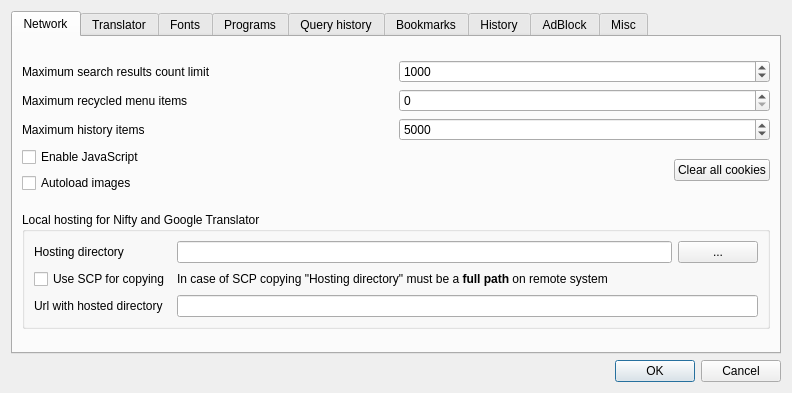
<?xml version="1.0" encoding="UTF-8"?>
<ui version="4.0">
 <class>SettingsDlg</class>
 <widget class="QDialog" name="SettingsDlg">
  <property name="geometry">
   <rect>
    <x>0</x>
    <y>0</y>
    <width>792</width>
    <height>393</height>
   </rect>
  </property>
  <property name="windowTitle">
   <string>JPReader Settings</string>
  </property>
  <layout class="QVBoxLayout" name="verticalLayout_2">
   <item>
    <widget class="QTabWidget" name="tabWidget">
     <property name="currentIndex">
      <number>0</number>
     </property>
     <widget class="QWidget" name="widget">
      <attribute name="title">
       <string>Network</string>
      </attribute>
      <layout class="QVBoxLayout" name="verticalLayout_13">
       <item>
        <spacer name="verticalSpacer_5">
         <property name="orientation">
          <enum>Qt::Vertical</enum>
         </property>
         <property name="sizeHint" stdset="0">
          <size>
           <width>20</width>
           <height>1</height>
          </size>
         </property>
        </spacer>
       </item>
       <item>
        <layout class="QHBoxLayout" name="horizontalLayout_11">
         <item>
          <widget class="QLabel" name="label_5">
           <property name="text">
            <string>Maximum search results count limit</string>
           </property>
           <property name="buddy">
            <cstring>spinMaxLimit</cstring>
           </property>
          </widget>
         </item>
         <item>
          <widget class="QSpinBox" name="spinMaxLimit">
           <property name="minimum">
            <number>50</number>
           </property>
           <property name="maximum">
            <number>100000</number>
           </property>
           <property name="singleStep">
            <number>50</number>
           </property>
           <property name="value">
            <number>1000</number>
           </property>
          </widget>
         </item>
        </layout>
       </item>
       <item>
        <layout class="QHBoxLayout" name="horizontalLayout_12">
         <item>
          <widget class="QLabel" name="label_12">
           <property name="text">
            <string>Maximum recycled menu items</string>
           </property>
           <property name="buddy">
            <cstring>spinMaxRecycled</cstring>
           </property>
          </widget>
         </item>
         <item>
          <widget class="QSpinBox" name="spinMaxRecycled"/>
         </item>
        </layout>
       </item>
       <item>
        <layout class="QHBoxLayout" name="horizontalLayout_13">
         <item>
          <widget class="QLabel" name="label_13">
           <property name="text">
            <string>Maximum history items</string>
           </property>
           <property name="buddy">
            <cstring>spinMaxHistory</cstring>
           </property>
          </widget>
         </item>
         <item>
          <widget class="QSpinBox" name="spinMaxHistory">
           <property name="maximum">
            <number>100000</number>
           </property>
           <property name="value">
            <number>5000</number>
           </property>
          </widget>
         </item>
        </layout>
       </item>
       <item>
        <layout class="QHBoxLayout" name="horizontalLayout_17">
         <item>
          <layout class="QVBoxLayout" name="verticalLayout_4">
           <item>
            <widget class="QCheckBox" name="checkJS">
             <property name="text">
              <string>Enable JavaScript</string>
             </property>
            </widget>
           </item>
           <item>
            <widget class="QCheckBox" name="checkAutoloadImages">
             <property name="text">
              <string>Autoload images</string>
             </property>
            </widget>
           </item>
          </layout>
         </item>
         <item>
          <spacer name="horizontalSpacer_6">
           <property name="orientation">
            <enum>Qt::Horizontal</enum>
           </property>
           <property name="sizeHint" stdset="0">
            <size>
             <width>40</width>
             <height>20</height>
            </size>
           </property>
          </spacer>
         </item>
         <item>
          <widget class="QPushButton" name="buttonClearCookies">
           <property name="text">
            <string>Clear all cookies</string>
           </property>
          </widget>
         </item>
        </layout>
       </item>
       <item>
        <spacer name="verticalSpacer_8">
         <property name="orientation">
          <enum>Qt::Vertical</enum>
         </property>
         <property name="sizeHint" stdset="0">
          <size>
           <width>20</width>
           <height>0</height>
          </size>
         </property>
        </spacer>
       </item>
       <item>
        <widget class="QGroupBox" name="groupBox_2">
         <property name="title">
          <string>Local hosting for Nifty and Google Translator</string>
         </property>
         <layout class="QFormLayout" name="formLayout_2">
          <item row="0" column="0">
           <widget class="QLabel" name="label">
            <property name="text">
             <string>Hosting directory</string>
            </property>
            <property name="buddy">
             <cstring>editHostingDir</cstring>
            </property>
           </widget>
          </item>
          <item row="0" column="1">
           <layout class="QHBoxLayout" name="horizontalLayout">
            <item>
             <widget class="QLineEdit" name="editHostingDir"/>
            </item>
            <item>
             <widget class="QPushButton" name="buttonHostingDir">
              <property name="text">
               <string>...</string>
              </property>
             </widget>
            </item>
           </layout>
          </item>
          <item row="1" column="0">
           <widget class="QCheckBox" name="checkSCP">
            <property name="text">
             <string>Use SCP for copying</string>
            </property>
           </widget>
          </item>
          <item row="1" column="1">
           <widget class="QLabel" name="label_9">
            <property name="text">
             <string>&lt;!DOCTYPE HTML PUBLIC &quot;-//W3C//DTD HTML 4.0//EN&quot; &quot;http://www.w3.org/TR/REC-html40/strict.dtd&quot;&gt;
&lt;html&gt;&lt;head&gt;&lt;meta name=&quot;qrichtext&quot; content=&quot;1&quot; /&gt;&lt;style type=&quot;text/css&quot;&gt;
p, li { white-space: pre-wrap; }
&lt;/style&gt;&lt;/head&gt;&lt;body style=&quot; font-family:'Verdana'; font-size:9pt; font-weight:400; font-style:normal;&quot;&gt;
&lt;p style=&quot; margin-top:0px; margin-bottom:0px; margin-left:0px; margin-right:0px; -qt-block-indent:0; text-indent:0px;&quot;&gt;In case of SCP copying &amp;quot;Hosting directory&amp;quot; must be a &lt;span style=&quot; font-weight:600;&quot;&gt;full path&lt;/span&gt; on remote system&lt;/p&gt;&lt;/body&gt;&lt;/html&gt;</string>
            </property>
           </widget>
          </item>
          <item row="2" column="0">
           <widget class="QLabel" name="label_2">
            <property name="text">
             <string>Url with hosted directory</string>
            </property>
            <property name="buddy">
             <cstring>editHostingUrl</cstring>
            </property>
           </widget>
          </item>
          <item row="2" column="1">
           <widget class="QLineEdit" name="editHostingUrl"/>
          </item>
         </layout>
        </widget>
       </item>
       <item>
        <spacer name="verticalSpacer_6">
         <property name="orientation">
          <enum>Qt::Vertical</enum>
         </property>
         <property name="sizeHint" stdset="0">
          <size>
           <width>20</width>
           <height>0</height>
          </size>
         </property>
        </spacer>
       </item>
      </layout>
     </widget>
     <widget class="QWidget" name="tab_4">
      <attribute name="title">
       <string>Translator</string>
      </attribute>
      <layout class="QHBoxLayout" name="horizontalLayout_16">
       <item>
        <widget class="QGroupBox" name="groupBox">
         <property name="title">
          <string>Online translation serivce</string>
         </property>
         <layout class="QVBoxLayout" name="verticalLayout_6">
          <item>
           <widget class="QRadioButton" name="radioNifty">
            <property name="text">
             <string>Nifty</string>
            </property>
            <property name="checked">
             <bool>true</bool>
            </property>
           </widget>
          </item>
          <item>
           <widget class="QRadioButton" name="radioGoogle">
            <property name="text">
             <string>Google</string>
            </property>
           </widget>
          </item>
          <item>
           <widget class="QRadioButton" name="radioAtlas">
            <property name="text">
             <string>Local ATLAS by TCP</string>
            </property>
           </widget>
          </item>
         </layout>
        </widget>
       </item>
       <item>
        <layout class="QVBoxLayout" name="verticalLayout_7">
         <item>
          <spacer name="verticalSpacer">
           <property name="orientation">
            <enum>Qt::Vertical</enum>
           </property>
           <property name="sizeHint" stdset="0">
            <size>
             <width>20</width>
             <height>40</height>
            </size>
           </property>
          </spacer>
         </item>
         <item>
          <layout class="QFormLayout" name="formLayout">
           <item row="0" column="0">
            <widget class="QLabel" name="label_10">
             <property name="text">
              <string>ATLAS host</string>
             </property>
             <property name="buddy">
              <cstring>atlHost</cstring>
             </property>
            </widget>
           </item>
           <item row="0" column="1">
            <widget class="QComboBox" name="atlHost">
             <property name="editable">
              <bool>true</bool>
             </property>
            </widget>
           </item>
           <item row="1" column="0">
            <widget class="QLabel" name="label_11">
             <property name="text">
              <string>ATLAS port</string>
             </property>
             <property name="buddy">
              <cstring>atlPort</cstring>
             </property>
            </widget>
           </item>
           <item row="1" column="1">
            <widget class="QSpinBox" name="atlPort">
             <property name="maximum">
              <number>65535</number>
             </property>
             <property name="value">
              <number>18000</number>
             </property>
            </widget>
           </item>
           <item row="2" column="0">
            <widget class="QLabel" name="label_18">
             <property name="text">
              <string>TCP retry count</string>
             </property>
             <property name="buddy">
              <cstring>atlRetryCnt</cstring>
             </property>
            </widget>
           </item>
           <item row="2" column="1">
            <widget class="QSpinBox" name="atlRetryCnt">
             <property name="minimum">
              <number>1</number>
             </property>
            </widget>
           </item>
           <item row="3" column="0">
            <widget class="QLabel" name="label_19">
             <property name="text">
              <string>TCP retry delay</string>
             </property>
             <property name="buddy">
              <cstring>atlRetryTimeout</cstring>
             </property>
            </widget>
           </item>
           <item row="3" column="1">
            <widget class="QSpinBox" name="atlRetryTimeout"/>
           </item>
          </layout>
         </item>
         <item>
          <spacer name="verticalSpacer_7">
           <property name="orientation">
            <enum>Qt::Vertical</enum>
           </property>
           <property name="sizeHint" stdset="0">
            <size>
             <width>20</width>
             <height>18</height>
            </size>
           </property>
          </spacer>
         </item>
         <item>
          <layout class="QHBoxLayout" name="horizontalLayout_9">
           <item>
            <widget class="QLabel" name="label_17">
             <property name="text">
              <string>Global translator hotkey</string>
             </property>
             <property name="buddy">
              <cstring>gctxHotkey</cstring>
             </property>
            </widget>
           </item>
           <item>
            <widget class="QHotkeyEdit" name="gctxHotkey"/>
           </item>
          </layout>
         </item>
         <item>
          <spacer name="verticalSpacer_11">
           <property name="orientation">
            <enum>Qt::Vertical</enum>
           </property>
           <property name="sizeHint" stdset="0">
            <size>
             <width>20</width>
             <height>40</height>
            </size>
           </property>
          </spacer>
         </item>
        </layout>
       </item>
      </layout>
     </widget>
     <widget class="QWidget" name="tab_7">
      <attribute name="title">
       <string>Fonts</string>
      </attribute>
      <layout class="QVBoxLayout" name="verticalLayout_11">
       <item>
        <spacer name="verticalSpacer_2">
         <property name="orientation">
          <enum>Qt::Vertical</enum>
         </property>
         <property name="sizeHint" stdset="0">
          <size>
           <width>20</width>
           <height>14</height>
          </size>
         </property>
        </spacer>
       </item>
       <item>
        <widget class="QCheckBox" name="checkTransFont">
         <property name="text">
          <string>Override font for translated text</string>
         </property>
        </widget>
       </item>
       <item>
        <layout class="QHBoxLayout" name="horizontalLayout_8">
         <item>
          <widget class="QFontComboBox" name="transFont">
           <property name="enabled">
            <bool>false</bool>
           </property>
           <property name="sizePolicy">
            <sizepolicy hsizetype="Expanding" vsizetype="Fixed">
             <horstretch>0</horstretch>
             <verstretch>0</verstretch>
            </sizepolicy>
           </property>
          </widget>
         </item>
         <item>
          <widget class="QSpinBox" name="transFontSize">
           <property name="minimum">
            <number>4</number>
           </property>
           <property name="value">
            <number>12</number>
           </property>
          </widget>
         </item>
        </layout>
       </item>
       <item>
        <layout class="QHBoxLayout" name="horizontalLayout_15">
         <item>
          <widget class="QGroupBox" name="groupBox_3">
           <property name="title">
            <string>Default fonts</string>
           </property>
           <layout class="QFormLayout" name="formLayout_4">
            <property name="fieldGrowthPolicy">
             <enum>QFormLayout::ExpandingFieldsGrow</enum>
            </property>
            <item row="0" column="1">
             <widget class="QCheckBox" name="checkStdFonts">
              <property name="text">
               <string>Override default fonts</string>
              </property>
             </widget>
            </item>
            <item row="1" column="0">
             <widget class="QLabel" name="label_3">
              <property name="text">
               <string>Standard</string>
              </property>
              <property name="buddy">
               <cstring>fontStandard</cstring>
              </property>
             </widget>
            </item>
            <item row="1" column="1">
             <widget class="QFontComboBox" name="fontStandard"/>
            </item>
            <item row="2" column="0">
             <widget class="QLabel" name="label_14">
              <property name="text">
               <string>Fixed</string>
              </property>
              <property name="buddy">
               <cstring>fontFixed</cstring>
              </property>
             </widget>
            </item>
            <item row="2" column="1">
             <widget class="QFontComboBox" name="fontFixed"/>
            </item>
            <item row="3" column="0">
             <widget class="QLabel" name="label_15">
              <property name="text">
               <string>Serif</string>
              </property>
              <property name="buddy">
               <cstring>fontSerif</cstring>
              </property>
             </widget>
            </item>
            <item row="3" column="1">
             <widget class="QFontComboBox" name="fontSerif"/>
            </item>
            <item row="4" column="0">
             <widget class="QLabel" name="label_16">
              <property name="text">
               <string>Sans Serif</string>
              </property>
              <property name="buddy">
               <cstring>fontSansSerif</cstring>
              </property>
             </widget>
            </item>
            <item row="4" column="1">
             <widget class="QFontComboBox" name="fontSansSerif"/>
            </item>
           </layout>
           <zorder>fontSansSerif</zorder>
           <zorder>fontSerif</zorder>
           <zorder>fontStandard</zorder>
           <zorder>label_16</zorder>
           <zorder>label_3</zorder>
           <zorder>label_14</zorder>
           <zorder>fontFixed</zorder>
           <zorder>label_15</zorder>
           <zorder>checkStdFonts</zorder>
          </widget>
         </item>
         <item>
          <widget class="QGroupBox" name="groupBox_4">
           <property name="title">
            <string>Translated text color</string>
           </property>
           <layout class="QVBoxLayout" name="verticalLayout_10">
            <item>
             <widget class="QCheckBox" name="checkFontColorOverride">
              <property name="text">
               <string>Override text color</string>
              </property>
             </widget>
            </item>
            <item>
             <layout class="QHBoxLayout" name="horizontalLayout_14">
              <item>
               <widget class="QFrame" name="frameFontColorOverride">
                <property name="autoFillBackground">
                 <bool>true</bool>
                </property>
                <property name="frameShape">
                 <enum>QFrame::Panel</enum>
                </property>
                <property name="frameShadow">
                 <enum>QFrame::Sunken</enum>
                </property>
               </widget>
              </item>
              <item>
               <widget class="QPushButton" name="buttonFontColorOverride">
                <property name="text">
                 <string>Color...</string>
                </property>
               </widget>
              </item>
             </layout>
            </item>
            <item>
             <spacer name="verticalSpacer_10">
              <property name="orientation">
               <enum>Qt::Vertical</enum>
              </property>
              <property name="sizeHint" stdset="0">
               <size>
                <width>20</width>
                <height>70</height>
               </size>
              </property>
             </spacer>
            </item>
           </layout>
          </widget>
         </item>
        </layout>
       </item>
       <item>
        <spacer name="verticalSpacer_9">
         <property name="orientation">
          <enum>Qt::Vertical</enum>
         </property>
         <property name="sizeHint" stdset="0">
          <size>
           <width>20</width>
           <height>16</height>
          </size>
         </property>
        </spacer>
       </item>
      </layout>
     </widget>
     <widget class="QWidget" name="tab_2">
      <attribute name="title">
       <string>Programs</string>
      </attribute>
      <layout class="QVBoxLayout" name="verticalLayout">
       <item>
        <spacer name="verticalSpacer_3">
         <property name="orientation">
          <enum>Qt::Vertical</enum>
         </property>
         <property name="sizeHint" stdset="0">
          <size>
           <width>20</width>
           <height>14</height>
          </size>
         </property>
        </spacer>
       </item>
       <item>
        <layout class="QFormLayout" name="formLayout_3">
         <property name="fieldGrowthPolicy">
          <enum>QFormLayout::ExpandingFieldsGrow</enum>
         </property>
         <item row="1" column="0">
          <widget class="QLabel" name="label_4">
           <property name="text">
            <string>Browser</string>
           </property>
           <property name="buddy">
            <cstring>editBrowser</cstring>
           </property>
          </widget>
         </item>
         <item row="1" column="1">
          <layout class="QHBoxLayout" name="horizontalLayout_2">
           <item>
            <widget class="QLineEdit" name="editBrowser"/>
           </item>
           <item>
            <widget class="QPushButton" name="buttonBrowser">
             <property name="text">
              <string>...</string>
             </property>
            </widget>
           </item>
          </layout>
         </item>
         <item row="2" column="0">
          <widget class="QLabel" name="label_6">
           <property name="text">
            <string>Editor</string>
           </property>
           <property name="buddy">
            <cstring>editEditor</cstring>
           </property>
          </widget>
         </item>
         <item row="2" column="1">
          <layout class="QHBoxLayout" name="horizontalLayout_4">
           <item>
            <widget class="QLineEdit" name="editEditor"/>
           </item>
           <item>
            <widget class="QPushButton" name="buttonEditor">
             <property name="text">
              <string>...</string>
             </property>
            </widget>
           </item>
          </layout>
         </item>
         <item row="3" column="0">
          <widget class="QLabel" name="label_8">
           <property name="text">
            <string>SCP Host</string>
           </property>
           <property name="buddy">
            <cstring>editScpHost</cstring>
           </property>
          </widget>
         </item>
         <item row="3" column="1">
          <widget class="QComboBox" name="editScpHost">
           <property name="sizePolicy">
            <sizepolicy hsizetype="Expanding" vsizetype="Fixed">
             <horstretch>0</horstretch>
             <verstretch>0</verstretch>
            </sizepolicy>
           </property>
           <property name="editable">
            <bool>true</bool>
           </property>
          </widget>
         </item>
         <item row="4" column="1">
          <widget class="QLineEdit" name="editScpParams"/>
         </item>
         <item row="4" column="0">
          <widget class="QLabel" name="label_7">
           <property name="text">
            <string>SCP Params</string>
           </property>
           <property name="buddy">
            <cstring>editScpParams</cstring>
           </property>
          </widget>
         </item>
        </layout>
       </item>
       <item>
        <widget class="QGroupBox" name="groupBox_5">
         <property name="title">
          <string>Local search engine</string>
         </property>
         <layout class="QVBoxLayout" name="verticalLayout_12">
          <item>
           <widget class="QRadioButton" name="radioSearchNone">
            <property name="text">
             <string>Local file search</string>
            </property>
           </widget>
          </item>
          <item>
           <widget class="QRadioButton" name="radioSearchNepomuk">
            <property name="text">
             <string>Nepomuk</string>
            </property>
           </widget>
          </item>
          <item>
           <widget class="QRadioButton" name="radioSearchRecoll">
            <property name="text">
             <string>Recoll</string>
            </property>
           </widget>
          </item>
         </layout>
        </widget>
       </item>
       <item>
        <spacer name="verticalSpacer_4">
         <property name="orientation">
          <enum>Qt::Vertical</enum>
         </property>
         <property name="sizeHint" stdset="0">
          <size>
           <width>20</width>
           <height>37</height>
          </size>
         </property>
        </spacer>
       </item>
      </layout>
     </widget>
     <widget class="QWidget" name="tab">
      <attribute name="title">
       <string>Query history</string>
      </attribute>
      <layout class="QVBoxLayout" name="verticalLayout_3">
       <item>
        <widget class="QListWidget" name="listQr">
         <property name="selectionMode">
          <enum>QAbstractItemView::ExtendedSelection</enum>
         </property>
        </widget>
       </item>
       <item>
        <layout class="QHBoxLayout" name="horizontalLayout_5">
         <item>
          <widget class="QPushButton" name="buttonDelQr">
           <property name="text">
            <string>Delete</string>
           </property>
          </widget>
         </item>
         <item>
          <spacer name="horizontalSpacer_2">
           <property name="orientation">
            <enum>Qt::Horizontal</enum>
           </property>
           <property name="sizeHint" stdset="0">
            <size>
             <width>40</width>
             <height>20</height>
            </size>
           </property>
          </spacer>
         </item>
        </layout>
       </item>
      </layout>
     </widget>
     <widget class="QWidget" name="tab_3">
      <attribute name="title">
       <string>Bookmarks</string>
      </attribute>
      <layout class="QVBoxLayout" name="verticalLayout_5">
       <item>
        <widget class="QListWidget" name="listBookmarks">
         <property name="selectionMode">
          <enum>QAbstractItemView::ExtendedSelection</enum>
         </property>
        </widget>
       </item>
       <item>
        <layout class="QHBoxLayout" name="horizontalLayout_10">
         <item>
          <widget class="QPushButton" name="buttonDelBookmark">
           <property name="text">
            <string>Delete</string>
           </property>
          </widget>
         </item>
         <item>
          <spacer name="horizontalSpacer_3">
           <property name="orientation">
            <enum>Qt::Horizontal</enum>
           </property>
           <property name="sizeHint" stdset="0">
            <size>
             <width>40</width>
             <height>20</height>
            </size>
           </property>
          </spacer>
         </item>
        </layout>
       </item>
      </layout>
     </widget>
     <widget class="QWidget" name="tab_5">
      <attribute name="title">
       <string>History</string>
      </attribute>
      <layout class="QVBoxLayout" name="verticalLayout_8">
       <item>
        <widget class="QListWidget" name="listHistory">
         <property name="selectionMode">
          <enum>QAbstractItemView::SingleSelection</enum>
         </property>
        </widget>
       </item>
       <item>
        <layout class="QHBoxLayout" name="horizontalLayout_6">
         <item>
          <widget class="QPushButton" name="buttonCleanHistory">
           <property name="text">
            <string>Clear history</string>
           </property>
          </widget>
         </item>
         <item>
          <spacer name="horizontalSpacer_4">
           <property name="orientation">
            <enum>Qt::Horizontal</enum>
           </property>
           <property name="sizeHint" stdset="0">
            <size>
             <width>40</width>
             <height>20</height>
            </size>
           </property>
          </spacer>
         </item>
         <item>
          <widget class="QPushButton" name="buttonGoHistory">
           <property name="text">
            <string>Open</string>
           </property>
          </widget>
         </item>
        </layout>
       </item>
      </layout>
     </widget>
     <widget class="QWidget" name="tab_6">
      <attribute name="title">
       <string>AdBlock</string>
      </attribute>
      <layout class="QVBoxLayout" name="verticalLayout_9">
       <item>
        <widget class="QListWidget" name="listAdblock">
         <property name="selectionMode">
          <enum>QAbstractItemView::ExtendedSelection</enum>
         </property>
        </widget>
       </item>
       <item>
        <layout class="QHBoxLayout" name="horizontalLayout_7">
         <item>
          <widget class="QPushButton" name="buttonAdAdd">
           <property name="text">
            <string>Add...</string>
           </property>
          </widget>
         </item>
         <item>
          <widget class="QPushButton" name="buttonAdDel">
           <property name="text">
            <string>Delete</string>
           </property>
          </widget>
         </item>
         <item>
          <widget class="QPushButton" name="buttonAdImport">
           <property name="text">
            <string>Import...</string>
           </property>
          </widget>
         </item>
         <item>
          <widget class="QPushButton" name="buttonAdImportOpera">
           <property name="text">
            <string>Import from Opera...</string>
           </property>
          </widget>
         </item>
         <item>
          <spacer name="horizontalSpacer_5">
           <property name="orientation">
            <enum>Qt::Horizontal</enum>
           </property>
           <property name="sizeHint" stdset="0">
            <size>
             <width>40</width>
             <height>20</height>
            </size>
           </property>
          </spacer>
         </item>
         <item>
          <widget class="QCheckBox" name="checkUseAd">
           <property name="text">
            <string>Enable AdBlock</string>
           </property>
          </widget>
         </item>
        </layout>
       </item>
      </layout>
     </widget>
     <widget class="QWidget" name="tab_8">
      <attribute name="title">
       <string>Misc</string>
      </attribute>
      <layout class="QVBoxLayout" name="verticalLayout_16">
       <item>
        <widget class="QGroupBox" name="groupBox_6">
         <property name="title">
          <string>Logging to console</string>
         </property>
         <layout class="QVBoxLayout" name="verticalLayout_14">
          <item>
           <widget class="QCheckBox" name="checkLogNetworkRequests">
            <property name="text">
             <string>Log network requests</string>
            </property>
           </widget>
          </item>
         </layout>
        </widget>
       </item>
       <item>
        <widget class="QGroupBox" name="groupBox_7">
         <property name="title">
          <string>Visual features</string>
         </property>
         <layout class="QVBoxLayout" name="verticalLayout_15">
          <item>
           <widget class="QCheckBox" name="checkTabCloseBtn">
            <property name="text">
             <string>Show tab close button on each tab</string>
            </property>
           </widget>
          </item>
         </layout>
        </widget>
       </item>
       <item>
        <spacer name="verticalSpacer_12">
         <property name="orientation">
          <enum>Qt::Vertical</enum>
         </property>
         <property name="sizeHint" stdset="0">
          <size>
           <width>20</width>
           <height>225</height>
          </size>
         </property>
        </spacer>
       </item>
      </layout>
     </widget>
    </widget>
   </item>
   <item>
    <layout class="QHBoxLayout" name="horizontalLayout_3">
     <item>
      <spacer name="horizontalSpacer">
       <property name="orientation">
        <enum>Qt::Horizontal</enum>
       </property>
       <property name="sizeHint" stdset="0">
        <size>
         <width>40</width>
         <height>20</height>
        </size>
       </property>
      </spacer>
     </item>
     <item>
      <widget class="QPushButton" name="btnOK">
       <property name="text">
        <string>OK</string>
       </property>
       <property name="default">
        <bool>true</bool>
       </property>
      </widget>
     </item>
     <item>
      <widget class="QPushButton" name="btnCancel">
       <property name="text">
        <string>Cancel</string>
       </property>
      </widget>
     </item>
    </layout>
   </item>
  </layout>
 </widget>
 <customwidgets>
  <customwidget>
   <class>QHotkeyEdit</class>
   <extends>QLineEdit</extends>
   <header location="global">specwidgets.h</header>
  </customwidget>
 </customwidgets>
 <tabstops>
  <tabstop>spinMaxLimit</tabstop>
  <tabstop>spinMaxRecycled</tabstop>
  <tabstop>spinMaxHistory</tabstop>
  <tabstop>checkJS</tabstop>
  <tabstop>checkAutoloadImages</tabstop>
  <tabstop>buttonClearCookies</tabstop>
  <tabstop>editHostingDir</tabstop>
  <tabstop>buttonHostingDir</tabstop>
  <tabstop>checkSCP</tabstop>
  <tabstop>editHostingUrl</tabstop>
  <tabstop>btnOK</tabstop>
  <tabstop>btnCancel</tabstop>
  <tabstop>tabWidget</tabstop>
  <tabstop>radioNifty</tabstop>
  <tabstop>radioGoogle</tabstop>
  <tabstop>radioAtlas</tabstop>
  <tabstop>atlHost</tabstop>
  <tabstop>atlPort</tabstop>
  <tabstop>atlRetryCnt</tabstop>
  <tabstop>atlRetryTimeout</tabstop>
  <tabstop>gctxHotkey</tabstop>
  <tabstop>checkTransFont</tabstop>
  <tabstop>transFont</tabstop>
  <tabstop>transFontSize</tabstop>
  <tabstop>checkStdFonts</tabstop>
  <tabstop>fontStandard</tabstop>
  <tabstop>fontFixed</tabstop>
  <tabstop>fontSerif</tabstop>
  <tabstop>fontSansSerif</tabstop>
  <tabstop>checkFontColorOverride</tabstop>
  <tabstop>buttonFontColorOverride</tabstop>
  <tabstop>editBrowser</tabstop>
  <tabstop>buttonBrowser</tabstop>
  <tabstop>editEditor</tabstop>
  <tabstop>buttonEditor</tabstop>
  <tabstop>editScpHost</tabstop>
  <tabstop>editScpParams</tabstop>
  <tabstop>radioSearchNone</tabstop>
  <tabstop>radioSearchNepomuk</tabstop>
  <tabstop>radioSearchRecoll</tabstop>
  <tabstop>listQr</tabstop>
  <tabstop>buttonDelQr</tabstop>
  <tabstop>listBookmarks</tabstop>
  <tabstop>buttonDelBookmark</tabstop>
  <tabstop>listHistory</tabstop>
  <tabstop>buttonCleanHistory</tabstop>
  <tabstop>buttonGoHistory</tabstop>
  <tabstop>listAdblock</tabstop>
  <tabstop>buttonAdAdd</tabstop>
  <tabstop>buttonAdDel</tabstop>
  <tabstop>buttonAdImport</tabstop>
  <tabstop>buttonAdImportOpera</tabstop>
  <tabstop>checkUseAd</tabstop>
  <tabstop>checkLogNetworkRequests</tabstop>
 </tabstops>
 <resources/>
 <connections>
  <connection>
   <sender>btnOK</sender>
   <signal>clicked()</signal>
   <receiver>SettingsDlg</receiver>
   <slot>accept()</slot>
   <hints>
    <hint type="sourcelabel">
     <x>635</x>
     <y>370</y>
    </hint>
    <hint type="destinationlabel">
     <x>204</x>
     <y>231</y>
    </hint>
   </hints>
  </connection>
  <connection>
   <sender>btnCancel</sender>
   <signal>clicked()</signal>
   <receiver>SettingsDlg</receiver>
   <slot>reject()</slot>
   <hints>
    <hint type="sourcelabel">
     <x>720</x>
     <y>370</y>
    </hint>
    <hint type="destinationlabel">
     <x>271</x>
     <y>231</y>
    </hint>
   </hints>
  </connection>
  <connection>
   <sender>checkTransFont</sender>
   <signal>clicked(bool)</signal>
   <receiver>transFont</receiver>
   <slot>setEnabled(bool)</slot>
   <hints>
    <hint type="sourcelabel">
     <x>103</x>
     <y>75</y>
    </hint>
    <hint type="destinationlabel">
     <x>111</x>
     <y>122</y>
    </hint>
   </hints>
  </connection>
  <connection>
   <sender>checkTransFont</sender>
   <signal>clicked(bool)</signal>
   <receiver>transFontSize</receiver>
   <slot>setEnabled(bool)</slot>
   <hints>
    <hint type="sourcelabel">
     <x>673</x>
     <y>75</y>
    </hint>
    <hint type="destinationlabel">
     <x>770</x>
     <y>125</y>
    </hint>
   </hints>
  </connection>
  <connection>
   <sender>checkStdFonts</sender>
   <signal>clicked(bool)</signal>
   <receiver>fontStandard</receiver>
   <slot>setEnabled(bool)</slot>
   <hints>
    <hint type="sourcelabel">
     <x>158</x>
     <y>165</y>
    </hint>
    <hint type="destinationlabel">
     <x>219</x>
     <y>211</y>
    </hint>
   </hints>
  </connection>
  <connection>
   <sender>checkStdFonts</sender>
   <signal>clicked(bool)</signal>
   <receiver>fontFixed</receiver>
   <slot>setEnabled(bool)</slot>
   <hints>
    <hint type="sourcelabel">
     <x>240</x>
     <y>184</y>
    </hint>
    <hint type="destinationlabel">
     <x>242</x>
     <y>240</y>
    </hint>
   </hints>
  </connection>
  <connection>
   <sender>checkStdFonts</sender>
   <signal>clicked(bool)</signal>
   <receiver>fontSerif</receiver>
   <slot>setEnabled(bool)</slot>
   <hints>
    <hint type="sourcelabel">
     <x>169</x>
     <y>164</y>
    </hint>
    <hint type="destinationlabel">
     <x>264</x>
     <y>269</y>
    </hint>
   </hints>
  </connection>
  <connection>
   <sender>checkStdFonts</sender>
   <signal>clicked(bool)</signal>
   <receiver>fontSansSerif</receiver>
   <slot>setEnabled(bool)</slot>
   <hints>
    <hint type="sourcelabel">
     <x>193</x>
     <y>167</y>
    </hint>
    <hint type="destinationlabel">
     <x>287</x>
     <y>298</y>
    </hint>
   </hints>
  </connection>
 </connections>
</ui>
